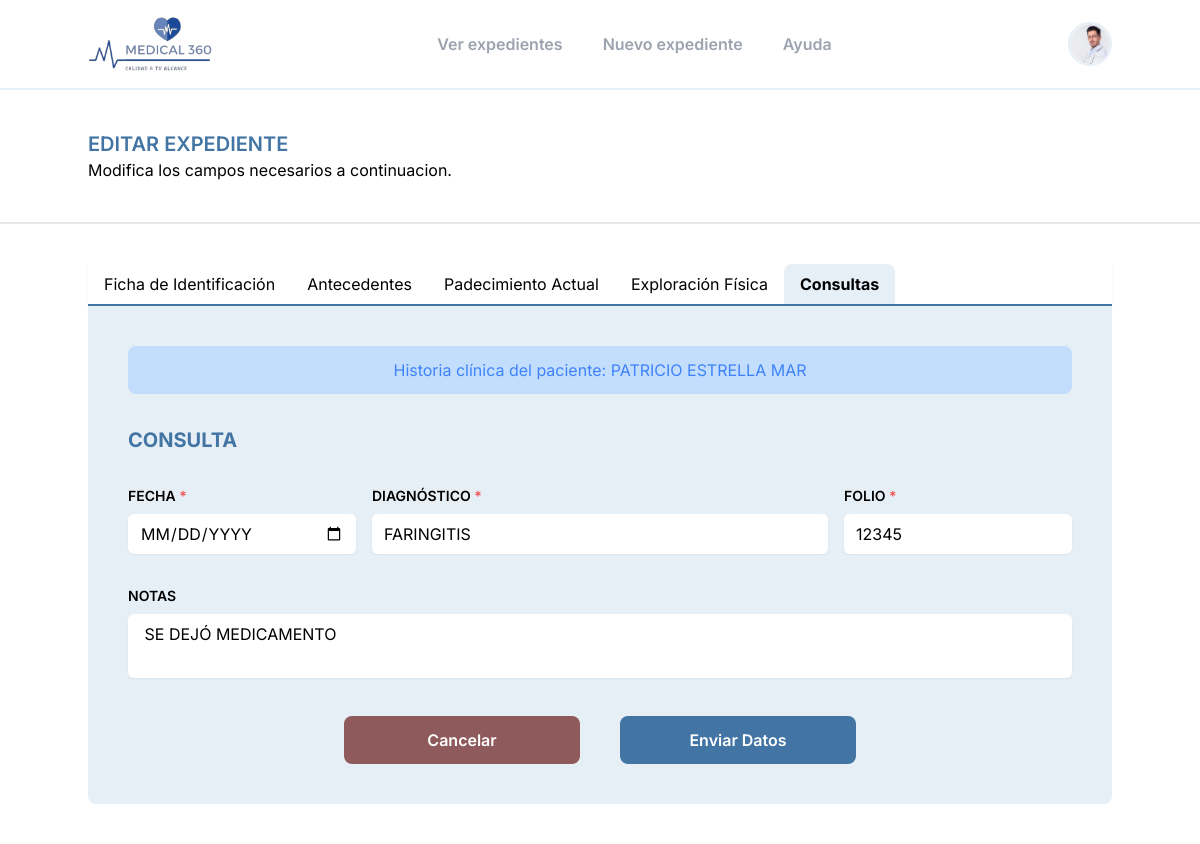
Screenshot of /update-file/1/consultas/ (signed in) with the database file from the repository.
### medical/models.py (models this page shows, shortened)
class Paciente(models.Model):
    GENERO_CHOICES = [
        ('M', 'Masculino'),
        ('F', 'Femenino'),
    ]
    ESTADO_CIVIL_CHOICES = [
        ('SOLTERO', 'SOLTERO'),
        ('CASADO', 'CASADO'),
        ('UNION_LIBRE', 'UNION LIBRE'),
        ('DIVORCIADO', 'DIVORCIADO'),
        ('VIUDO', 'VIUDO'),
    ]
    GRUPO_RH_CHOICES = [
        ('A+', 'A+'),
        ('B+', 'B+'),
        ('O+', 'O+'),
        ('AB+', 'AB+'),
        ('A-', 'A-'),
        ('B-', 'B-'),
        ('O-', 'O-'),
        ('AB-', 'AB-'),
        ('DESC', 'DESCONOCIDO'),
    ]
    ESCOLARIDAD_CHOICES = [
        ('NINGUNA', 'NINGUNA'),
        ('PRIMARIA', 'PRIMARIA'),
        ('PRIMARIA_T', 'PRIMARIA TRUNCA'),
        ('SECUNDARIA', 'SECUNDARIA'),
        ('SECUNDARIA_T', 'SECUNDARIA TRUNCA'),
        ('PREPARATORIA', 'PREPARATORIA'),
        ('PREPARATORIA_T', 'PREPARATORIA TRUNCA'),
        ('TECNICO', 'CARRERA TECNICA'),
        ('TECNICO_T', 'CARRERA TECNICA TRUNCA'),
        ('LICENCIATURA', 'LICENCIATURA'),
        ('LICENCIATURA_T', 'LICENCIATURA TRUNCA'),
        ('SUPERIOR', 'SUPERIOR'),
]
    nombre = models.CharField(max_length=30)
    apellido_pat = models.CharField(max_length=30)
    apellido_mat = models.CharField(max_length=30)
    fecha_nacimiento = models.DateField()
    genero = models.CharField(max_length=10, choices=GENERO_CHOICES)
    grupo_rh = models.CharField(max_length=4, choices=GRUPO_RH_CHOICES, default='DESC')
    alergias = models.CharField(max_length=30)
    estado_civil = models.CharField(max_length=15, choices=ESTADO_CIVIL_CHOICES, blank=True, null=True)
    curp = models.CharField(max_length=18, blank=True, null=True)
    nacionalidad = models.CharField(max_length=20, blank=True, null=True)
    escolaridad = models.CharField(max_length=30, choices=ESCOLARIDAD_CHOICES, blank=True, null=True)
    religion = models.CharField(max_length=50, blank=True, null=True)
    direccion = models.CharField(max_length=200, blank=True, null=True)
    ocupacion = models.CharField(max_length=50, blank=True, null=True)
    empleador = models.CharField(max_length=100, blank=True, null=True)
    telefono_personal = models.CharField(max_length=10, blank=True, null=True)
    nombre_contacto_emergencia = models.CharField(max_length=100, blank=True, null=True)
    telefono_contacto_emergencia = models.CharField(max_length=10, blank=True, null=True)
    fecha_alta = models.DateField()
    notas = models.TextField(blank=True, null=True)

class Consulta(models.Model):
    paciente = models.ForeignKey(Paciente, on_delete=models.CASCADE)
    medico = models.ForeignKey(Medico, on_delete=models.CASCADE)
    fecha = models.DateField()
    diagnostico = models.CharField(max_length=100)
    folio_receta = models.IntegerField()
    notas = models.TextField(blank=True, null=True)
    class Meta:
        verbose_name = "Consulta"
        verbose_name_plural = "4.Consultas"

### medical/views.py (the view, shortened to what this page needs)
# urls.py: path('update-file/<int:id_paciente>/consultas/', views.update_consultas_view, name='update_consultas'),
@login_required
def update_consultas_view(request,id_paciente):
    paciente = get_object_or_404(Paciente, id=id_paciente)
    consulta = Consulta.objects.filter(paciente=paciente).order_by('-fecha').first()
    template = loader.get_template('expedientes/update_consultas.html')
    context = {'paciente': paciente, 'consulta': consulta}
    return HttpResponse(template.render(context, request))

### templates/expedientes/update_consultas.html (shortened to what this page needs)
{% extends "base_2.html" %} {% load static %} {% block content %}
<section class="lg:px-0 min-h-screen">
  {% include "plantillas/navbar.html" %}
  <div class="py-10 border-b-2 border-gray-200 bg-white md:px-6">
    <div class="lg:container lg:mx-auto">
      <h1 class="uppercase font-semibold text-main text-xl">
        Editar Expediente
      </h1>
      <p>Modifica los campos necesarios a continuacion.</p>
    </div>
  </div>
  <div class="py-10 bg-white md:px-6">
    {% include "plantillas/navbarFormulariosUpdate.html" %}
    <div id="form_consultas" class="formulario">
      <form
      id="formData_consultas"
      class="lg:container lg:mx-auto bg-background p-10 space-y-8 rounded-b-lg"
      action="{% url 'medical:update_consultas' paciente.id %}"
      method="post"
    >
        {% include "expedientes/forms/consultas.html" %}
    </form>
  </div>
</section>
{% endblock %}

### templates/expedientes/forms/consultas.html (shortened to what this page needs)
  {% if paciente %}
  <div class="w-full bg-blue-200 border-blue-500 text-blue-500 rounded-lg p-3 text-center">
    Historia clínica del paciente: {{ paciente.nombre }} {{ paciente.apellido_pat }} {{ paciente.apellido_mat }}
  </div>
  {% endif %}
  <h1 class="text-xl font-bold text-main uppercase">Consulta</h1>
  <div class="w-full flex gap-4">
    <div class="w-3/12">
      <label for="fecha" class="block mb-2 text-sm font-semibold uppercase">
        Fecha <span class="text-red-500">*</span>
      </label>
      <input
        id="fecha"
        name="fecha"
        class="uppercase w-full border-none rounded-md bg-white shadow-sm"
        type="date"
        value="{% if consulta %}{{ consulta.fecha|default_if_none:''|date:'YYYY-MM-DD' }}{% elif datos_formulario %}{{ datos_formulario.fecha|default_if_none:''|date:'YYYY-MM-DD' }}{% endif %}"
      />
    </div>
    <div class="w-6/12">
      <label for="diagnostico" class="block mb-2 text-sm font-semibold uppercase">
        Diagnóstico <span class="text-red-500">*</span>
      </label>
      <input
        id="diagnostico"
        name="diagnostico"
        class="uppercase w-full border-none rounded-md bg-white shadow-sm"
        type="text"
        placeholder="Escribe el diagnóstico de la consulta"
        value="{%if consulta %}{{ consulta.diagnostico|default_if_none:'' }}{% elif datos_formulario %}{{ datos_formulario.diagnostico|default_if_none:'' }}{% endif %}"
      />
    </div>
    <div class="w-3/12">
      <label for="folio_receta" class="block mb-2 text-sm font-semibold uppercase">
        Folio <span class="text-red-500">*</span>
      </label>
      <input
        id="folio_receta"
        name="folio_receta"
        class="uppercase w-full border-none rounded-md bg-white shadow-sm"
        type="number"
        placeholder="Escribe el folio de la consulta"
        value="{%if consulta %}{{ consulta.folio_receta|default_if_none:'' }}{% elif datos_formulario %}{{ datos_formulario.folio_receta|default_if_none:'' }}{% endif %}"
      />
    </div>
  </div>
  <div class="w-full">
    <label for="notas_consulta" class="block mb-2 text-sm font-semibold uppercase">Notas</label>
    <textarea
      id="notas_consulta"
      name="notas"
      class="uppercase resize-none w-full border-none rounded-md bg-white shadow-sm"
      placeholder="Agregue notas extra en caso de ser necesarias"
    >{% if consulta%} {{ consulta.notas|default_if_none:'' }}{% elif datos_formulario %}{{ datos_formulario.notas|default_if_none:'' }}{% endif %}</textarea>
  </div>
  <div class="flex justify-center gap-10 mt-20">
    <a
      href="/"
      class="w-3/12 py-3 border-none bg-rojo focus:ring-2 focus:ring-offset-2 focus:ring-rojo text-center rounded-lg text-white font-semibold"
    >Cancelar</a>
    <button
      type="submit"
      class="w-3/12 py-3 border-none bg-main focus:ring-2 focus:ring-offset-2 focus:ring-main text-center rounded-lg text-white font-semibold"
      onclick="mostrarAlerta()"
    >
      Enviar Datos
    </button>
  </div>

### rows the page displays
Paciente: nombre "PATRICIO", apellido_pat "ESTRELLA", apellido_mat "MAR"
Consulta: diagnostico "Faringitis", folio_receta "12345", notas "Se dejó medicamento"
